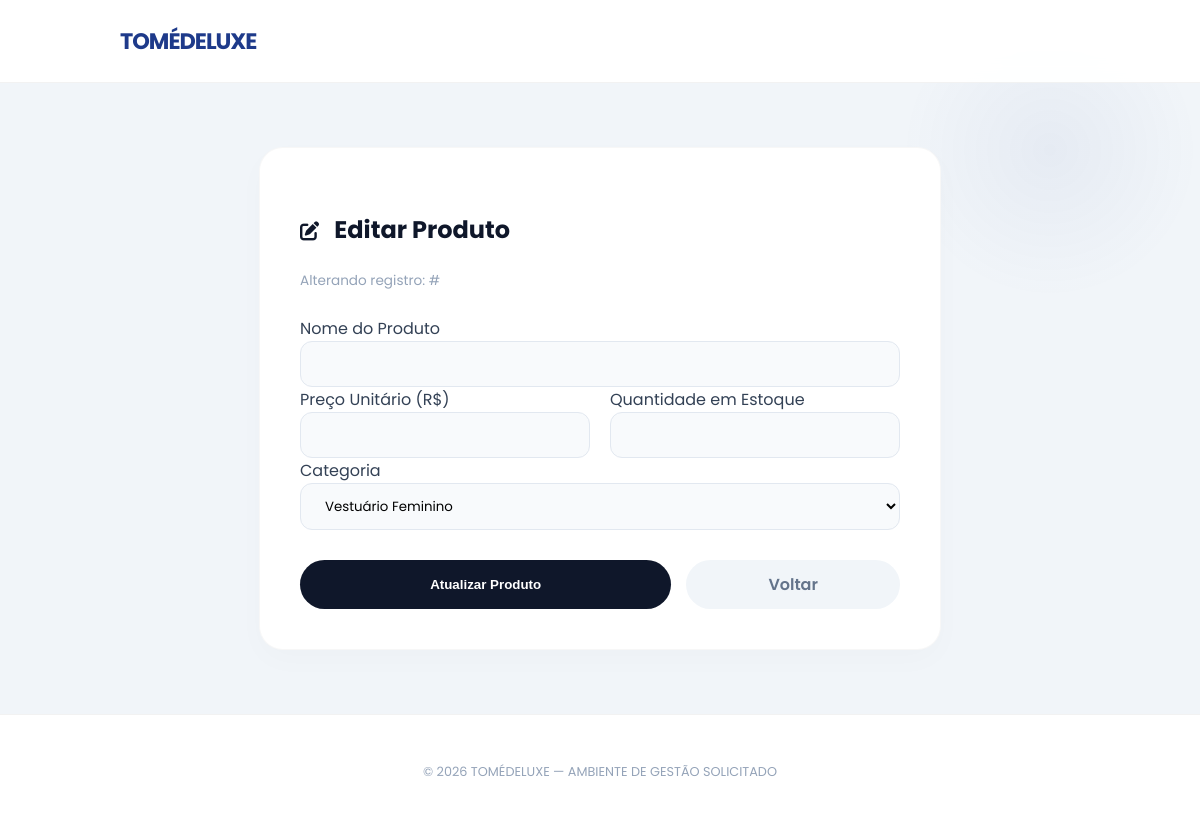
The app's page /produtos/2/editar, older data.
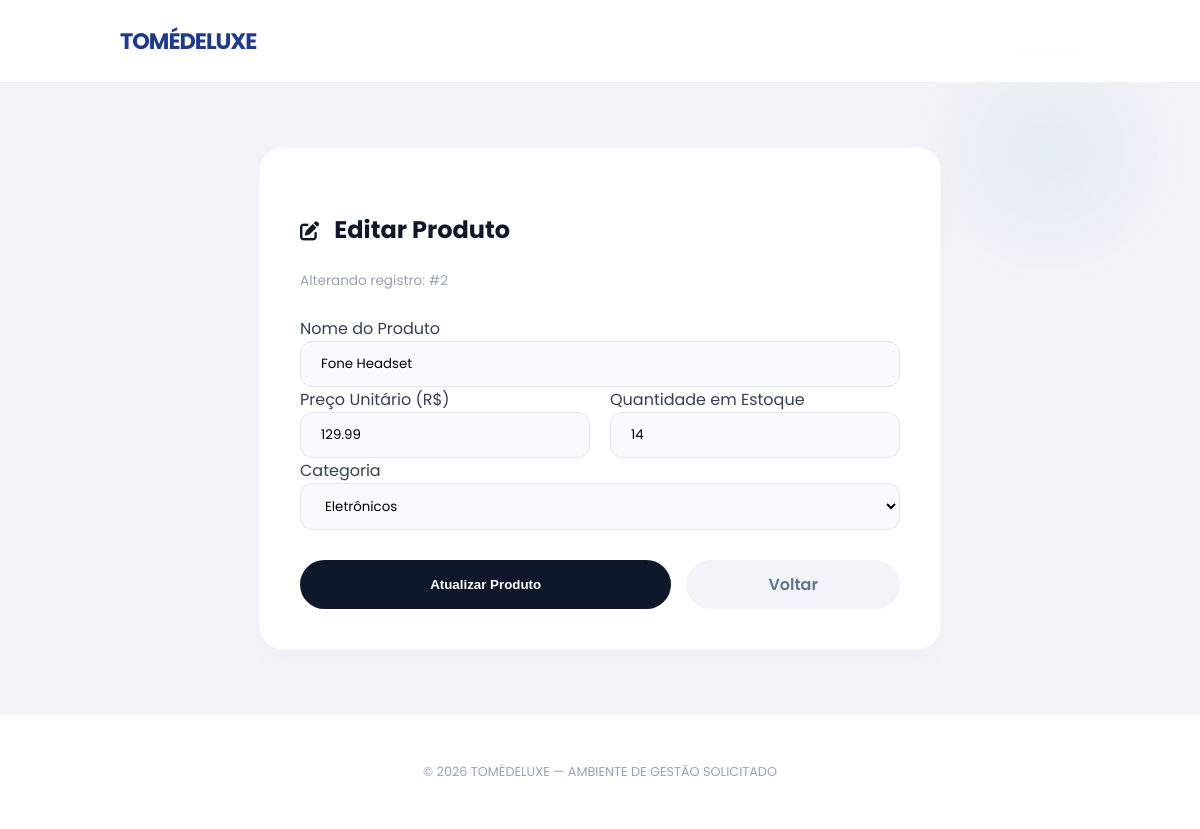
The same page, newer data.
### models.py (models this page shows, shortened)
class Produto(Base):
    __tablename__ = "produtos"
    id = Column(Integer, primary_key=True, autoincrement=True)
    nome = Column(String(100), nullable=False)
    preco = Column(Float, nullable=False)
    estoque = Column(Integer, nullable=False)
    categoria_id = Column(Integer, ForeignKey("categorias.id"))
    categoria = relationship("Categoria", back_populates="produtos")

class Categoria(Base):
    __tablename__ = "categorias"
    id = Column(Integer, primary_key=True, autoincrement=True)
    nome = Column(String(100), nullable=False)
    descricao = Column(String(150))
    produtos = relationship("Produto", back_populates="categoria")

### main.py (the view)
@app.get("/produtos/{id}/editar")
def editar_produto(id: int, request: Request, db: Session = Depends(get_db)):
    produto = db.query(Produto).filter_by(id=id).first()
    categorias = db.query(Categoria).all()
    return templates.TemplateResponse(
        request,
        "atualizar_produto.html",
        {"request": request,
         "produto": produto,
         "categorias": categorias
        }
    )

### templates/atualizar_produto.html (shortened to what this page needs)
<!DOCTYPE html>
<html lang="pt-br">
<head>
    <link rel="stylesheet" href="/static/style.css">
    <link rel="stylesheet" href="https://cdnjs.cloudflare.com/ajax/libs/font-awesome/6.4.0/css/all.min.css">
</head>
<body>
    <nav class="navbar">
        <div class="nav-logo">TOMÉ<span>DELUXE</span></div>
    </nav>
    <main class="container" style="display: flex; justify-content: center; padding-top: 4rem;">
        <section class="card" style="width: 100%; max-width: 600px;">
            <div style="margin-bottom: 25px;">
                <h3 style="font-size: 1.5rem; color: var(--dark-bg);">
                    <i class="fa-solid fa-pen-to-square" style="display: inline; font-size: 1.2rem; margin-right: 10px;"></i>
                    Editar Produto
                </h3>
                <p style="font-size: 0.85rem; color: #94A3B8;">Alterando registro: #{{ produto.id }}</p>
            </div>
            <form action="/produtos/{{ produto.id }}/editar" method="POST">
                <div class="form-group">
                    <label>Nome do Produto</label>
                    <input type="text" name="nome" value="{{ produto.nome }}" required>
                </div>
                <div style="display: grid; grid-template-columns: 1fr 1fr; gap: 20px;">
                    <div class="form-group">
                        <label>Preço Unitário (R$)</label>
                        <input type="number" step="0.01" name="preco" value="{{ produto.preco }}" required>
                    </div>
                    <div class="form-group">
                        <label>Quantidade em Estoque</label>
                        <input type="number" name="estoque" value="{{ produto.estoque }}" required>
                    </div>
                </div>
                <div class="form-group">
                    <label>Categoria</label>
                    <select name="categoria_id" required>
                        {% for categoria in categorias %}
                        <option value="{{ categoria.id }}"
                            {% if categoria.id == produto.categoria_id %} selected {% endif %}>
                            {{ categoria.nome }}
                        </option>
                        {% endfor %}
                    </select>
                </div>
                <div style="display: flex; gap: 15px; margin-top: 30px;">
                    <button type="submit" class="btn btn-main" style="flex: 2; justify-content: center;">
                        Atualizar Produto
                    </button>
                    <a href="/produtos" class="btn" style="flex: 1; justify-content: center; background: #F1F5F9; color: #64748B;">
                        Voltar
                    </a>
                </div>
            </form>
        </section>
    </main>
    <footer>
        &copy; 2026 TOMÉDELUXE — AMBIENTE DE GESTÃO SOLICITADO
    </footer>
</body>
</html>

Row changes from the older to the newer data that the page shows:
added Produto: id "2", nome "Fone Headset", preco "129.99", estoque "14", categoria_id "Eletrônicos"
Text that changed along with them:
form field categoria_id: "Vestuário Feminino" → (not shown)
